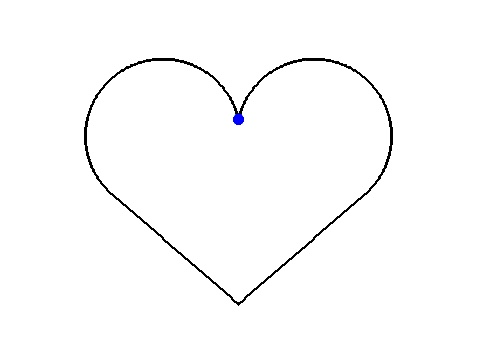
#> input picture code/api/drawing_bot_api/trajectory_optimizer/images/test/plot_image_1.jpg, 483 x 359 px
$ python image_processor.py
#> lines starting #> are read from the running program, lines starting #| are printed output that depends on the picture; after the words box and inside, x2 and y2 are one past the last pixel; in counts of white or black regions, pixels touching at a corner belong together; long printed decimals are rounded
### code/api/drawing_bot_api/logger.py
import os

class Error_handler:
    def __init__(self, verbose=1):
        self.verbose = verbose

    # [6 lines left out: function __call__, not called in this run]

# Define specific error codes as constants
class ErrorCode:
    DOMAIN_ERROR = 1
    COMMUNICATION_ERROR = 2
    NO_SHAPES_ERROR = 3

class Log:
    def __init__(self, verbose):
        self.verbose = verbose

    def cls(self):
        os.system('cls' if os.name=='nt' else 'clear')

    # [5 lines left out: function __call__, not called in this run]

### code/api/drawing_bot_api/trajectory_optimizer/image_processor.py
from drawing_bot_api.trajectory_optimizer.camera import Camera
from drawing_bot_api.logger import Log
import cv2
import os
import numpy as np
from math import exp
from drawing_bot_api.trajectory_optimizer.config_rl import *

class ImageProcessor:
    def __init__(self):
        self.camera = Camera()
        self.call_counter = 0
        self.log = Log(0)
        self.image_counter = SAVE_IMAGE_FREQ

    # [33 lines left out: functions save_image, save_images_combined, _simplify_image, not called in this run]

    def _simplify_drawing(self, image): # OLD
        # Blurring for noise reduction
        _blurred = cv2.GaussianBlur(image, (5, 5), 0)

        # Enhance Contrast
        _gray = cv2.cvtColor(_blurred, cv2.COLOR_BGR2GRAY)
        _clahe = cv2.createCLAHE(clipLimit=2.0, tileGridSize=(8, 8))
        _enhanced_contrast = _clahe.apply(_gray)

        # Convert to Black and White
        _, _black_and_white = cv2.threshold(_enhanced_contrast, 80, 255, cv2.THRESH_BINARY)

        # Invert
        _inverted = cv2.bitwise_not(_black_and_white)

        return _inverted

    # [25 lines left out: functions calculate_defect_score, _calculate_average_score, not called in this run]

    def calc_similarity_via_hu_moments(self, inv_drawing, inv_template):
        return cv2.matchShapes(inv_drawing, inv_template, cv2.CONTOURS_MATCH_I1, 0)

    # [52 lines left out: functions calc_similarity_via_convex_hull, calc_similiarity_via_chamfer_matching, calc_rewards_for_individual_points, _invert_and_normalize_sigmoid, not called in this run]

    def _invert_and_normalize_linear(self, value):
        return 1 - (value / REWARD_DISTANCE_CLIPPING)

    # [56 lines left out: function __call__, not called in this run]


if __name__ == '__main__':

    img_proc = ImageProcessor()
    #img_proc(None)

    _script_dir = os.path.dirname(os.path.abspath(__file__))
    _path_template = os.path.join(_script_dir, f'images/test/plot_image_1.jpg')
    _path_drawing = os.path.join(_script_dir, f'images/test/real_image_1.jpg')

    image1 = cv2.imread(_path_template)
#> image1 is the input picture: shape (359, 483, 3); mean B, G, R 251.7, 251.6, 251.6
    image2 = cv2.imread(_path_drawing)
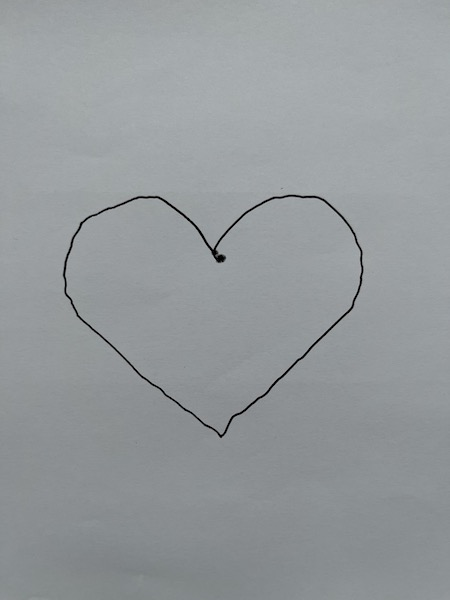
#> input picture code/api/drawing_bot_api/trajectory_optimizer/images/test/real_image_1.jpg, 450 x 600 px
#> image2 is the input picture: shape (600, 450, 3); mean B, G, R 156, 153.3, 148.7

    invert2 = img_proc._simplify_drawing(image2)
#> in _simplify_drawing, `_, _black_and_white = cv2.threshold(_enhanced_contrast, 80, 255, cv2.T..`:
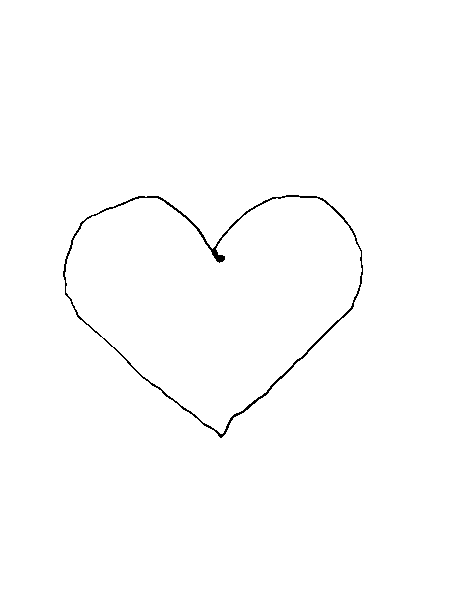
#> _black_and_white: shape (600, 450); 99.3% white; black in thin lines or dots, all inside (x1, y1, x2, y2) = (63, 195, 363, 438)
    grey1 = cv2.cvtColor(image1, cv2.COLOR_BGR2GRAY)
    _, binary1 = cv2.threshold(grey1, 127, 255, cv2.THRESH_BINARY)
#> binary1: shape (359, 483); 98.7% white; black in thin lines or dots, all inside (x1, y1, x2, y2) = (84, 58, 393, 306)
    invert1 = cv2.bitwise_not(binary1)
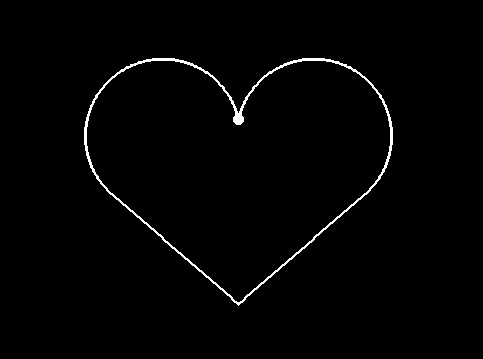
#> invert1: shape (359, 483); 1.3% white in thin lines or dots, all inside (x1, y1, x2, y2) = (84, 58, 393, 306)

    contours1, _ = cv2.findContours(invert1, cv2.RETR_TREE, cv2.CHAIN_APPROX_SIMPLE)
#> contours1 = 2 contours; box (x1, y1, x2, y2) and area: (84, 58, 393, 306) 50126, (86, 60, 391, 303) 48600
    contours2, _ = cv2.findContours(invert2, cv2.RETR_TREE, cv2.CHAIN_APPROX_SIMPLE)
#> contours2 = 2 contours; box (x1, y1, x2, y2) and area: (63, 195, 363, 438) 46758, (64, 196, 363, 435) 45732

    #similarity = cv2.matchShapes(contours1[0], contours2[0], cv2.CONTOURS_MATCH_I3, 0)
    #print(f"Shape Similarity: {similarity}")

    # Calculate moments for both contours
    moments1 = cv2.moments(contours1[0])
#> moments1 = moments, m00 50126, centre m10/m00, m01/m00 = (238, 159.3)
    moments2 = cv2.moments(contours2[0])
#> moments2 = moments, m00 46758.5, centre m10/m00, m01/m00 = (213.6, 295.1)

    # Calculate Hu Moments
    huMoments1 = cv2.HuMoments(moments1).flatten()
#> huMoments1 = [0.181, 0.0032, 0.00102, 2.26e-05, -3.41e-09, -1.28e-06, 4.03e-22]
    huMoments2 = cv2.HuMoments(moments2).flatten()
#> huMoments2 = [0.182, 0.00322, 0.00119, 3.03e-05, -5.64e-09, -1.7e-06, 1.09e-09]

    huMoments1 = np.array(huMoments1, dtype=np.float32)
    huMoments2 = np.array(huMoments2, dtype=np.float32)

    # Compare using correlation
    similarity = cv2.compareHist(huMoments1, huMoments2, cv2.HISTCMP_CHISQR)
#> similarity = 4.86e-05
    print(f"Hu Moment Similarity: {similarity*100}")
#| Hu Moment Similarity: 0.004856

    cv2.drawContours(image1, contours1, -1, (0, 0, 255), 1)
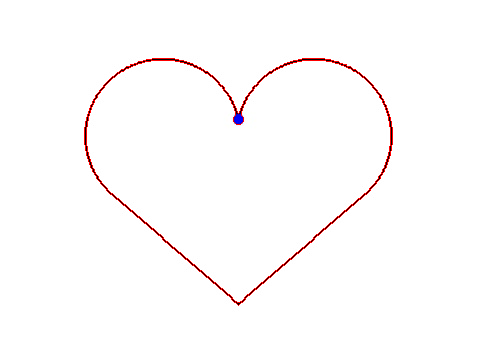
#> image1: shape (359, 483, 3); 0.9% of pixels changed, all inside (x1, y1, x2, y2) = (84, 58, 393, 306)
    cv2.drawContours(image2, contours2, -1, (0, 0, 255), 1)
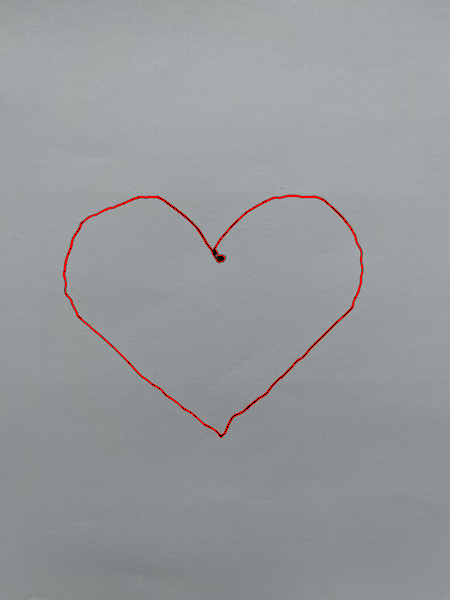
#> image2: shape (600, 450, 3); 0.54% of pixels changed, all inside (x1, y1, x2, y2) = (63, 195, 363, 438)
    cv2.imshow("Contours", image1)
    cv2.imshow("Contoours2", image2)
    cv2.waitKey(0)
    cv2.destroyAllWindows()

    # CURRENT BEST METHOD
    # Compare HuMoments with Chi-Square method
    # Smaller value means more similar
